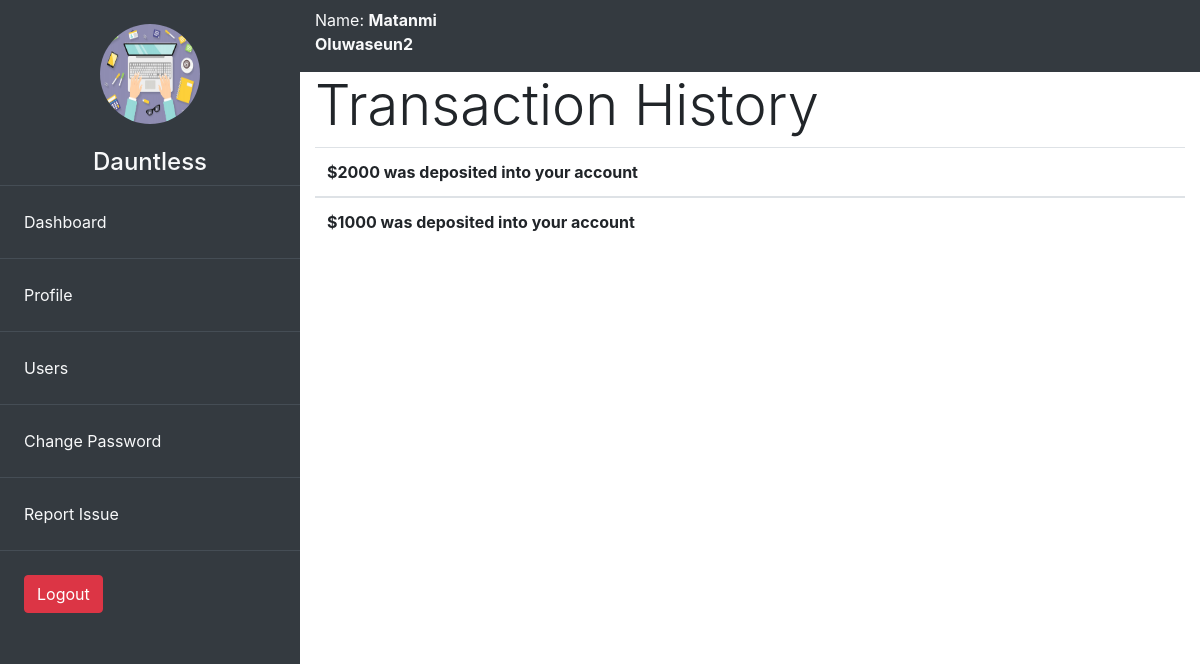
Page /accounts/transaction-hisotry/ (signed in) on the committed database.
### accounts/models.py (models this page shows, shortened)
class User(AbstractUser):
    pass

class Account(models.Model):
    user = models.OneToOneField(User, on_delete=models.CASCADE)
    image = models.ImageField(null=True, blank=True, upload_to='images/')
    sec_num = models.IntegerField(default=get_secret_num())
    acc_bal = models.IntegerField(default=0)
    gender = models.CharField(max_length=20, choices=gender, blank=True)

class History(models.Model):
    user = models.ForeignKey(User, on_delete=models.CASCADE)
    details = models.TextField()

### accounts/transactions.py (the view)
# urls.py: path('transaction-hisotry/', transactions.transaction_history, name='history'),
@login_required(login_url='/accounts/login')
def transaction_history(request):
    qs = History.objects.filter(user=request.user)
    name = 'history.html'
    context = {
        'qs' : qs
    }
    return render(request, name, context)

### accounts/templates/history.html
{% extends 'base.html' %}
{% block content %}
    <div class="row">
        <div class="col-12">
            <h1 class="display-4">Transaction History</h1>
            <table class="table table-hover">
                <thead>
                {% for obj in qs %}
                  <tr>
                    <th scope="col">{{ obj.details }}</th>
                  </tr>
                </thead>
                {% endfor %}
              </table>
        </div>
    </div>
{% endblock %}

### template/base.html (shortened to what this page needs)
<!DOCTYPE html>
{% load static %}
{% load humanize %}
<html lang="en">
<head>
    <link rel="stylesheet" href="{% static 'css/bootstrap.css' %}">
</head>
<body>
    <div class="container-fluid">
        <div class="row" style="height: 100vh;">
            <div class="col-3 bg-dark p-0">
                <div class='text-center m-4'>
                    <img src="{% if user.account.image %}
                    {{user.account.image.url }}
                    {% else %}
                    {% static 'images/icon.png' %}
                    {% endif %}
                    "
                    alt="" width="100px" height="100px" class="rounded-circle">
                </div>
                <div class="text-center text-light">
                    <h4>{{ user.username.title }}</h4>
                </div>
                <div class="">
                    <table class="table table-hover table-dark">
                        <tr >
                            <td class="p-4 "><a href="{% url 'accounts:dashboard' %}" class="text-light">Dashboard</a></td>
                        </tr>
                        <tr >
                            <td class="p-4"><a href="{% url 'accounts:profile' %}" class="text-light">Profile</a></td>
                        </tr>
                        {% if user.is_staff %}
                        <tr >
                            <td class="p-4 "><a href="{% url 'accounts:users' %}" class="text-light">Users</a></td>
                        </tr>
                        {% endif %}
                        <tr>
                            <td class="p-4"><a href="{% url 'accounts:passwordChange' %}" class="text-light">Change Password</a></td>
                        </tr>
                        <tr>
                            <td class="p-4 "><a href="{% url 'accounts:report' %}" class="text-light">Report Issue</a></td>
                        </tr>
                        <tr>
                            <td class="p-4"><a href="{% url 'accounts:logout' %}" class="btn btn-danger">Logout</a></td>
                        </tr>
                    </table>
                </div>
            </div>
            <div class="col-9">
                <div class="row bg-dark pt-2 text-light">
                    <div class="col-3">
                        <p>Name: <b>{{ user.get_full_name }}</b></p>
                    </div>
                </div>
                {% block content %}{% endblock content %}
            </div>
        </div>
    </div>
</body>
</html>

### rows in the picture
User: image (picture), username "Dauntless", get_full_name "Matanmi Oluwaseun2"
History: details "$2000 was deposited into your account"
History: details "$1000 was deposited into your account"
